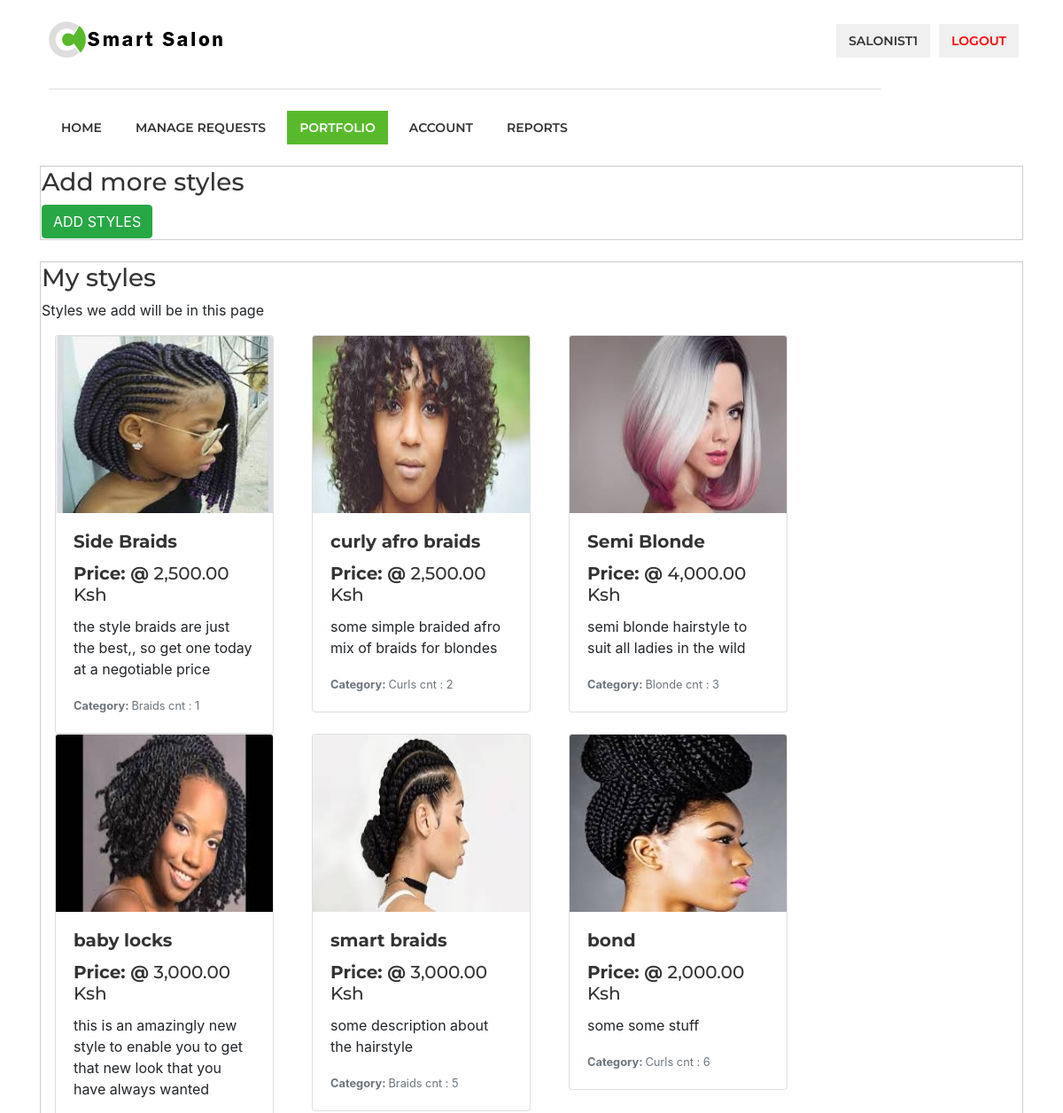
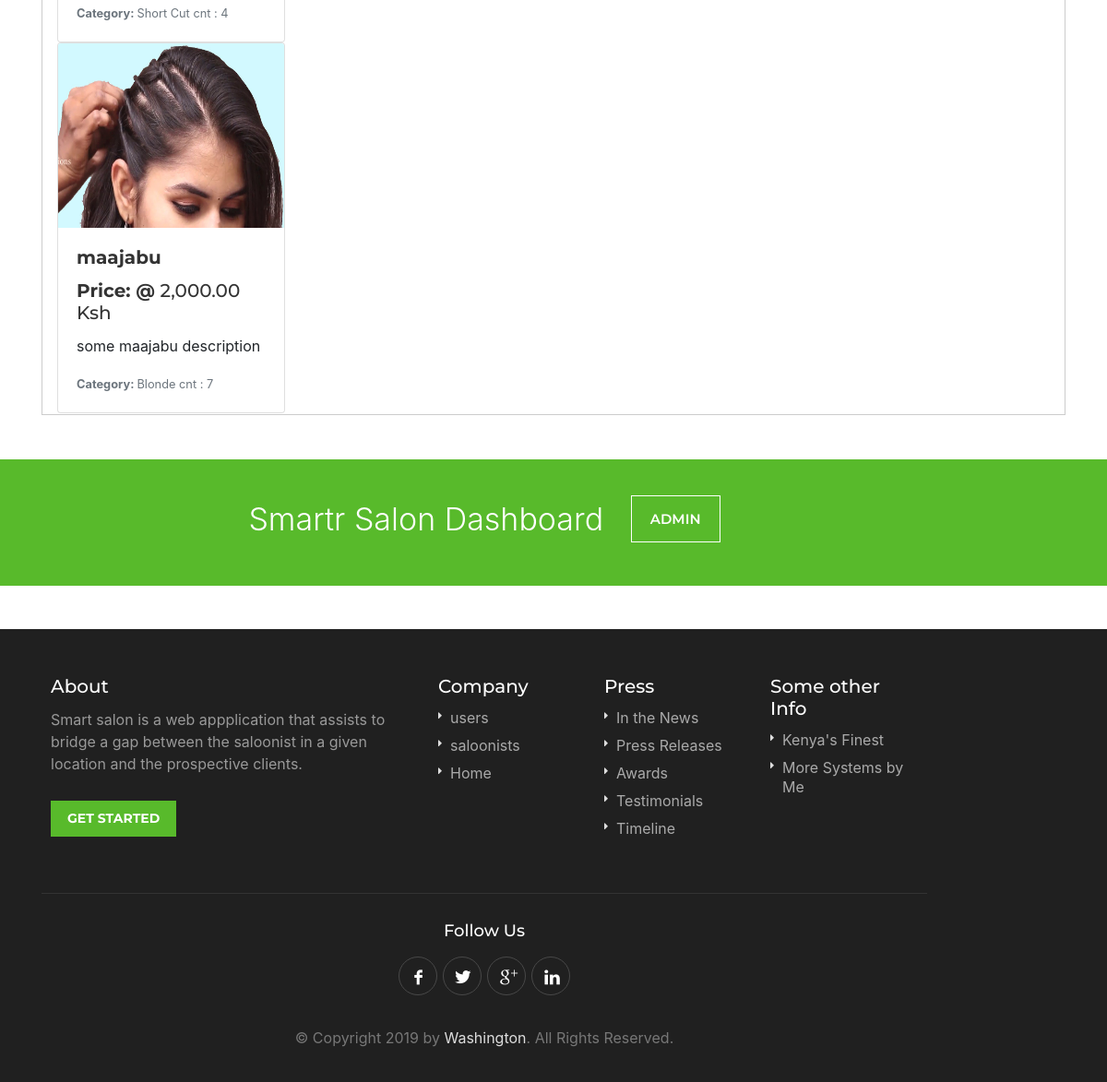
The app's page /salonist/styles.php (signed in) with its own data (2 pictures, top to bottom).
### tables this page shows
CREATE TABLE `styles` (
  `id` int(11) NOT NULL,
  `image` varchar(100) NOT NULL,
  `sname` varchar(40) NOT NULL,
  `scategory` varchar(40) NOT NULL,
  `sprice` double NOT NULL,
  `sdescription` varchar(255) NOT NULL,
  `salonistid` int(11) NOT NULL,
  `salonistname` varchar(40) NOT NULL
);

### salonist/styles.php (the view, shortened to what this page needs)
<?php
include ('server.php');
?>
<!DOCTYPE html>
<html lang="en">
<head>
<link rel="stylesheet" href="css/style.css">
<link rel="stylesheet" href="css/colors/green.css" id="colors">
<link rel="stylesheet" href="css/bootstrap.min.css">
</head>
<body>
<div id="wrapper">
<header>
<div class="container">
	<div class="sixteen columns">
		<div id="logo">
			<h1><a href="index.html"><img src="images/logo.png" alt="Work Scout" /></a></h1>
		</div>
		<nav id="navigation" class="menu">
			<ul id="responsive">
                <li><a href="index.php" >Home</a> </li>
				<li><a href="requests.php">Manage Requests</a></li>
				<li><a href="styles.php" id="current">Portfolio</a></li>
				<li><a href="account.php">Account</a></li>
				<li><a href="reports.php">Reports</a></li>
			</ul>
			<ul class="float-right">
				<li><a href="#"><?=$_SESSION["username"]?></a></li>
				<li><a href="index.php?logout='1'" style="color: red;">logout</a></li>
			</ul>
		</nav>
	</div>
</div>
</header>
<div class="clearfix"></div>
<section class="section intro">
	<div class="container" id="mystyles">
		<div style="padding: 1px 1px; border: 1px solid #ccc;">
			<h3>Add more styles</h3>
			<a href="addstyles.php"><button class="btn btn-success">ADD STYLES</button></a>
		</div>
		<br>
		<div style="padding: 1px 1px; border: 1px solid #ccc;">
			<h3>My styles</h3>
			<p>Styles we add will be in this page </p>
			<?php
			$user = $_SESSION['username'];
			  $query0 = "SELECT * FROM styles  WHERE salonistname='$user'";
			  $result0 = mysqli_query($db, $query0);
			  $count=1;
			  echo '<div class="card-group">';
			  while($row = mysqli_fetch_array($result0, MYSQLI_NUM)){
				  echo '
					<div class="col-sm-3">
						<div class="card">
							<img src="styleimages/'.$row[1].'" style="width:300px; height:200px;" class="card-img-top" alt="...">
							<div class="card-body">
								<h5 class="card-title"><b>'.$row[2].'</b></h5>
								<h5 class="card-title"><b>Price:  @ </b>'.number_format($row[4],2). ' Ksh</h5>
								<p class="card-text">'.$row[5].'</p>
								<p class="card-text"><small class="text-muted"><b>Category: </b>'.$row[3].' cnt : '.$count.'</small></p>
							</div>
						</div>
					</div>';
				 	 $count = $count + 1;
			  		if ($count % 3 == 1){
				  echo '<br>';
				  }
			  }
			  echo '</div>';
			?>
		</div>
	</div>
 	<br>
</section>
<br>
<div class="infobox">
	<div class="container">
		<div class="sixteen columns">Smartr Salon Dashboard <a href="#">ADMIN</a></div>
	</div>
</div>
<div id="footer">
	<div class="container">
		<div class="seven columns">
			<h4>About</h4>
			<p>Smart salon is a web appplication that assists to bridge a gap between the saloonist in a given location
				and the prospective clients.</p>
			<a href="#" class="button">Get Started</a>
		</div>
		<div class="three columns">
			<h4>Company</h4>
			<ul class="footer-links">
				<li><a href="users.php">users</a></li>
				<li><a href="saloonists.php">saloonists</a></li>
				<li><a href="index.php">Home</a></li>
			</ul>
		</div>
		<div class="three columns">
			<h4>Press</h4>
			<ul class="footer-links">
				<li><a href="#">In the News</a></li>
				<li><a href="#">Press Releases</a></li>
				<li><a href="#">Awards</a></li>
				<li><a href="#">Testimonials</a></li>
				<li><a href="#">Timeline</a></li>
			</ul>
		</div>
		<div class="three columns">
			<h4>Some other Info</h4>
			<ul class="footer-links">
				<li><a href="#">Kenya's Finest</a></li>
				<li><a href="#">More Systems by Me</a></li>
			</ul>
		</div>
	</div>
	<div class="container">
		<div class="footer-bottom">
			<div class="sixteen columns">
				<h4>Follow Us</h4>
				<ul class="social-icons">
					<li><a class="facebook" href="#"><i class="icon-facebook"></i></a></li>
					<li><a class="twitter" href="#"><i class="icon-twitter"></i></a></li>
					<li><a class="gplus" href="#"><i class="icon-gplus"></i></a></li>
					<li><a class="linkedin" href="#"><i class="icon-linkedin"></i></a></li>
				</ul>
				<div class="copyrights">©  Copyright 2019 by <a href="#">Washington</a>. All Rights Reserved.</div>
			</div>
		</div>
	</div>
</div>
</div>
</body>
</html>

### salonist/css/colors/green.css (style rules this page uses)
#current, a.button.gray.app-link.opened, ul.float-right li a:hover, .menu ul li.sfHover a.sf-with-ul, .menu ul li a:hover, a.menu-trigger:hover, #jPanelMenu-menu li a:hover, .search-container button, .upload-btn, button, input[type="button"], input[type="submit"], a.button, .upload-btn:hover, #titlebar.photo-bg a.button.white:hover, a.button.dark:hover, #backtotop a:hover, .mfp-close:hover, .tabs-nav li.active a, .ui-accordion .ui-accordion-header-active:hover, .ui-accordion .ui-accordion-header-active, .highlight.color, .plan.color-2 .plan-price, .plan.color-2 a.button, .tp-leftarrow:hover, .tp-rightarrow:hover, .pagination ul li a.current-page, .pagination .current, .pagination ul li a:hover, .pagination-next-prev ul li a:hover, .infobox, .hover-icon, .comment-by a.reply:hover, .chosen-container .chosen-results li.highlighted, .chosen-container-multi .chosen-choices li.search-choice, .list-search button, .checkboxes input[type=checkbox]:checked + label:before { background-color: #58ba2b; }
a, table td.title a:hover, table.manage-table td.action a:hover, #breadcrumbs ul li a:hover, #titlebar span.icons a:hover, .counter-box i, .counter, #popular-categories li a i, .list-1 li:before, .dropcap, .resume-titlebar span a:hover i, .resumes-list-content h4, .job-overview ul li i, .company-info span a:hover, .infobox a:hover, .meta-tags span a:hover, .widget-text h5 a:hover, .app-content .info span , .app-content .info ul li a:hover { color: #58ba2b; }

### salonist/css/base.css (style rules this page uses)
html, body, div, span, applet, object, iframe, h1, h2, h3, h4, h5, h6, p, blockquote, pre, a, abbr, acronym, address, big, cite, code, del, dfn, em, img, ins, kbd, q, s, samp, small, strike, strong, sub, sup, tt, var, b, u, i, center, dl, dt, dd, ol, ul, li, fieldset, form, label, legend, table, caption, tbody, tfoot, thead, tr, th, td, article, aside, canvas, details, embed, figure, figcaption, footer, header, hgroup, menu, nav, output, ruby, section, summary, time, mark, audio, video { margin: 0; padding: 0; border: 0; font-size: 100%; font: inherit; vertical-align: baseline; }
article, aside, details, figcaption, figure, footer, header, hgroup, menu, nav, section { display: block; }
body { line-height: 1; }
ol, ul { list-style: none; }
body { background-color: #fff; font-size: 16px; line-height: 27px; color: #666; -webkit-font-smoothing: antialiased; -webkit-text-size-adjust: 100%; overflow-x: hidden; }
#wrapper { background-color: #fff; }
body, input[type="text"], input[type="password"], input[type="email"], input[type="number"], textarea, .widget-text h5, h3.centered-headline span, select { font-family: "Lato", "HelveticaNeue", "Helvetica Neue", Helvetica, Arial, sans-serif; }
h1, h2, h3, h4, h5, h6, .button, input[type="button"], input[type="submit"], button, #navigation, .infobox a, .pagination-container, .upload-btn, .skills span, .app-content .info span, .tabs-nav li a, .reply, .ui-accordion .ui-accordion-header, .trigger a, .caption.title, .caption .slider-button, .counter, .counter-box i, a.menu-trigger, #style-switcher h2, .resume-table strong { font-family: "Montserrat", "HelveticaNeue", "Helvetica Neue", Helvetica, Arial, sans-serif; }
img, object, video { height: auto; display: block; }
img { width: auto; border: 0; -ms-interpolation-mode: bicubic; max-width: 100%; }
h1, h2, h3, h4, h5, h6 { color: #333; font-weight: 500; }
h1 a, h2 a, h3 a, h4 a, h5 a, h6 a { font-weight: inherit; }
h1 { font-size: 30px; line-height: 54px; }
h3 { font-size: 22px; line-height: 44px; }
h4 { font-size: 18px; line-height: 36px; }
h5 { font-size: 16px; line-height: 28px; }
p { margin: 0 0 15px 0; }
small { font-size: 80%; }
a { color: #505050; text-decoration: none; outline: 0; -webkit-transition: color 0.2s ease-in-out; -moz-transition: color 0.2s ease-in-out; -o-transition: color 0.2s ease-in-out; -transition: color 0.2s ease-in-out; }
ul, ol { margin: 0; }
ul { list-style: none outside; }
li { line-height: 18px; }

### records on screen
styles: image (picture), sname "Side Braids", sprice "2,500.00", sdescription "the style braids are just the best,, so get one today at a negotiable price", scategory "Braids"
styles: image (picture), sname "curly afro braids", sprice "2,500.00", sdescription "some simple braided afro mix of braids for blondes", scategory "Curls"
styles: image (picture), sname "Semi Blonde", sprice "4,000.00", sdescription "semi blonde hairstyle to suit all ladies in the wild", scategory "Blonde"
styles: image (picture), sname "baby locks", sprice "3,000.00", sdescription "this is an amazingly new style to enable you to get that new look that you have always wanted", scategory "Short Cut"
styles: image (picture), sname "smart braids", sprice "3,000.00", sdescription "some description about the hairstyle", scategory "Braids"
styles: image (picture), sname "bond", sprice "2,000.00", sdescription "some some stuff", scategory "Curls"
styles: image (placeholder picture), sname "maajabu", sprice "2,000.00", sdescription "some maajabu description", scategory "Blonde"

### other values on screen
$_SESSION["username"] "SALONIST1"
